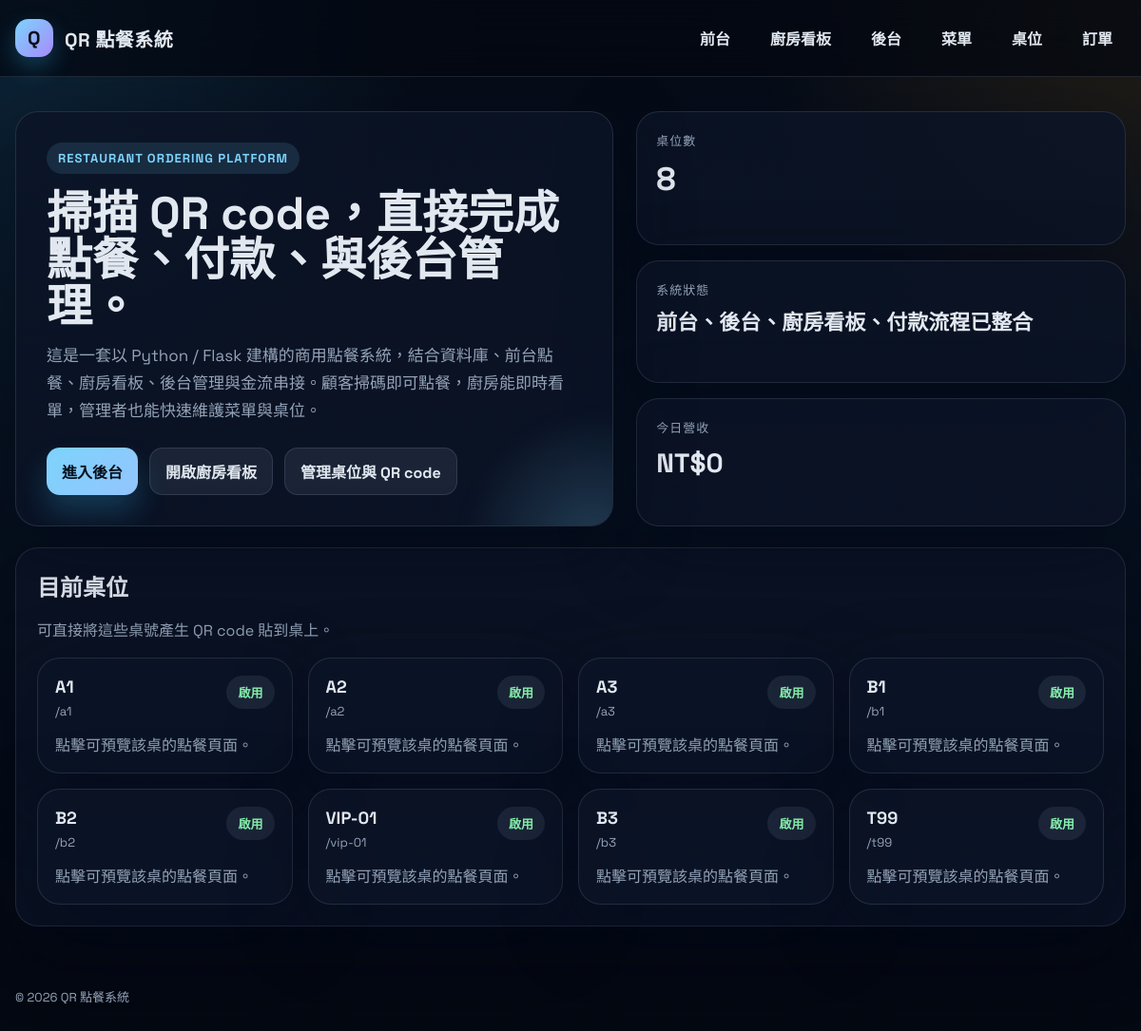
The page / on the database its author committed.
### tables this page shows
CREATE TABLE restaurant_tables (
                id         INTEGER PRIMARY KEY AUTOINCREMENT,
                name       TEXT    NOT NULL,
                slug       TEXT    NOT NULL UNIQUE,
                is_active  INTEGER NOT NULL DEFAULT 1,
                created_at TEXT    NOT NULL DEFAULT CURRENT_TIMESTAMP
            );

### app.py (the view)
@app.route("/")
def index():
    conn = db.get_db()
    tables = db.get_tables(conn)
    stats = db.get_dashboard_stats(conn)
    conn.close()
    return render_template("index.html", tables=tables, stats=stats)

### app.py (called while the page is built)
@app.template_global()
def money(value):
    return db.money(value)

@app.context_processor
def inject_globals():
    path = request.path
    is_customer = path.startswith("/t/") or path.startswith("/order/") or path.startswith("/payment/")
    return {
        "is_admin": is_admin_request(),
        "is_customer": is_customer,
        "current_year": datetime.now().year,
    }

### auth.py (called while the page is built)
def admin_password() -> str:
    return os.environ.get("ADMIN_PASSWORD", "admin123")

def admin_secret() -> str:
    return os.environ.get("ADMIN_SECRET", "change-this-secret")

def admin_token() -> str:
    return hmac.new(
        admin_secret().encode(),
        admin_password().encode(),
        hashlib.sha256
    ).hexdigest()

def is_admin_request() -> bool:
    cookie = request.cookies.get("admin_auth", "")
    return hmac.compare_digest(cookie, admin_token())

### db.py (called while the page is built)
def get_db() -> sqlite3.Connection:
    conn = sqlite3.connect(str(DB_PATH))
    conn.row_factory = sqlite3.Row
    conn.execute("PRAGMA journal_mode=WAL")
    conn.execute("PRAGMA foreign_keys=ON")
    return conn

def money(value: int) -> str:
    try:
        v = int(value or 0)
    except (TypeError, ValueError):
        v = 0
    return f"NT${v:,}"

def rows_to_list(rows) -> list:
    return [dict(r) for r in rows]

def get_tables(conn):
    return rows_to_list(conn.execute("SELECT * FROM restaurant_tables ORDER BY id").fetchall())

def get_dashboard_stats(conn) -> dict:
    def scalar(sql):
        return conn.execute(sql).fetchone()[0]
    return {
        "tables":        scalar("SELECT COUNT(*) FROM restaurant_tables"),
        "items":         scalar("SELECT COUNT(*) FROM menu_items"),
        "orders":        scalar("SELECT COUNT(*) FROM orders"),
        "pendingOrders": scalar("SELECT COUNT(*) FROM orders WHERE status IN ('pending','preparing')"),
        "paidOrders":    scalar("SELECT COUNT(*) FROM orders WHERE payment_status='paid'"),
        "revenue":       scalar("SELECT COALESCE(SUM(total),0) FROM orders WHERE payment_status='paid' AND date(paid_at)=date('now','localtime')"),
    }

### templates/index.html (shortened to what this page needs)
{% extends "base.html" %}
{% block content %}
<section class="hero">
  <div class="container hero-grid">
    <div class="hero-card">
      <span class="eyebrow">Restaurant ordering platform</span>
      <h1>掃描 QR code，直接完成點餐、付款、與後台管理。</h1>
      <p>這是一套以 Python / Flask 建構的商用點餐系統，結合資料庫、前台點餐、廚房看板、後台管理與金流串接。顧客掃碼即可點餐，廚房能即時看單，管理者也能快速維護菜單與桌位。</p>
      <div class="hero-actions">
        <a class="btn" href="/admin">進入後台</a>
        <a class="btn-secondary" href="/kitchen">開啟廚房看板</a>
        <a class="btn-secondary" href="/admin/tables">管理桌位與 QR code</a>
      </div>
    </div>
    <div class="hero-aside">
      <div class="stat">
        <div class="label">桌位數</div>
        <div class="value">{{ tables | length }}</div>
      </div>
      <div class="stat">
        <div class="label">系統狀態</div>
        <div class="value" style="font-size:22px;line-height:1.4">前台、後台、廚房看板、付款流程已整合</div>
      </div>
      <div class="stat">
        <div class="label">今日營收</div>
        <div class="value" style="font-size:28px">{{ money(stats.revenue) }}</div>
      </div>
    </div>
  </div>
</section>
<section class="container" style="padding:10px 0 40px">
  <div class="panel">
    <h2>目前桌位</h2>
    <p class="muted">可直接將這些桌號產生 QR code 貼到桌上。</p>
    <div class="table-grid" style="margin-top:18px">
      {% for table in tables %}
      <a class="card" href="/t/{{ table.slug }}">
        <header>
          <div>
            <h3>{{ table.name }}</h3>
            <div class="meta">/{{ table.slug }}</div>
          </div>
          <span class="status-pill {{ 'status-ready' if table.is_active else 'status-cancelled' }}">
            {{ '啟用' if table.is_active else '停用' }}
          </span>
        </header>
        <div style="margin-top:14px" class="muted">點擊可預覽該桌的點餐頁面。</div>
      </a>
      {% endfor %}
    </div>
  </div>
</section>
{% endblock %}

### static/styles.css (style rules this page uses)
:root { --bg: #07111f; --bg-soft: #0f1b31; --panel: rgba(12, 20, 38, 0.82); --panel-strong: #101a2e; --line: rgba(148, 163, 184, 0.18); --text: #e2e8f0; --muted: #94a3b8; --brand: #7dd3fc; --brand-strong: #38bdf8; --accent: #f59e0b; --good: #22c55e; --warn: #f97316; --bad: #ef4444; --shadow: 0 24px 80px rgba(2, 6, 23, 0.45); }
* { box-sizing: border-box; }
html, body { margin: 0; min-height: 100%; }
body { font-family: 'Noto Sans TC', 'Space Grotesk', sans-serif; background: radial-gradient(circle at top left, rgba(56, 189, 248, 0.15), transparent 28%), radial-gradient(circle at top right, rgba(245, 158, 11, 0.12), transparent 25%), linear-gradient(180deg, #050b16 0%, #07111f 45%, #040811 100%); color: var(--text); }
a { color: inherit; text-decoration: none; }
.container { width: min(1200px, calc(100% - 32px)); margin: 0 auto; }
.nav a, .nav button, .btn, .btn-secondary, .btn-danger { border: 0; border-radius: 14px; font: inherit; font-weight: 700; cursor: pointer; transition: transform 0.15s ease, box-shadow 0.15s ease, background 0.15s ease; }
.menu-item, .card { transition: transform 0.18s ease, border-color 0.18s ease, background 0.18s ease; }
.hero { padding: 36px 0 12px; }
.hero-grid { display: grid; grid-template-columns: 1.1fr 0.9fr; gap: 24px; align-items: stretch; }
.hero-card, .panel, .card, .stat, .drawer, .empty, .banner { background: var(--panel); border: 1px solid var(--line); border-radius: 24px; box-shadow: var(--shadow); }
.hero-card { padding: 32px; overflow: hidden; position: relative; }
.hero-card::after { content: ''; position: absolute; inset: auto -120px -160px auto; width: 280px; height: 280px; background: radial-gradient(circle, rgba(125, 211, 252, 0.22), transparent 70%); filter: blur(10px); pointer-events: none; }
.eyebrow { display: inline-flex; align-items: center; gap: 8px; padding: 8px 12px; border-radius: 999px; background: rgba(125, 211, 252, 0.12); color: var(--brand); font-size: 13px; font-weight: 700; letter-spacing: 0.08em; text-transform: uppercase; }
.hero h1 { margin: 18px 0 12px; font-family: 'Space Grotesk', sans-serif; font-size: clamp(34px, 4vw, 60px); line-height: 1.02; }
.hero p { margin: 0 0 24px; color: var(--muted); font-size: 17px; line-height: 1.7; max-width: 64ch; }
.hero-actions, .toolbar { display: flex; gap: 12px; flex-wrap: wrap; }
.btn, .btn-secondary, .btn-danger { display: inline-flex; align-items: center; justify-content: center; gap: 8px; padding: 12px 16px; text-align: center; }
.btn { background: linear-gradient(135deg, var(--brand), #93c5fd); color: #04111d; box-shadow: 0 18px 30px rgba(56, 189, 248, 0.22); }
.btn-secondary { background: rgba(148, 163, 184, 0.12); color: var(--text); border: 1px solid var(--line); }
.hero-aside { display: grid; gap: 16px; }
.stat { padding: 20px; }
.stat .label { color: var(--muted); font-size: 13px; text-transform: uppercase; letter-spacing: 0.08em; }
.stat .value { margin-top: 10px; font-family: 'Space Grotesk', sans-serif; font-size: 34px; font-weight: 700; }
.panel { padding: 22px; }
.panel h2, .panel h3, .section-title { margin: 0 0 12px; font-family: 'Space Grotesk', sans-serif; font-size: 24px; }
.muted { color: var(--muted); }
.table-grid, .admin-grid { display: grid; grid-template-columns: repeat(auto-fill, minmax(260px, 1fr)); gap: 16px; }
.card { padding: 18px; }
.card header { display: flex; align-items: flex-start; justify-content: space-between; gap: 12px; }
.card h3 { margin: 0; font-size: 18px; }
.card .meta { margin-top: 6px; color: var(--muted); font-size: 13px; }
.status-pill { display: inline-flex; align-items: center; gap: 8px; padding: 8px 12px; border-radius: 999px; font-size: 13px; font-weight: 700; background: rgba(148, 163, 184, 0.12); }
.status-ready { color: #86efac; }

### rows shown on the page
restaurant_tables: name "A1", slug "a1", is_active "啟用"
restaurant_tables: name "A2", slug "a2", is_active "啟用"
restaurant_tables: name "A3", slug "a3", is_active "啟用"
restaurant_tables: name "B1", slug "b1", is_active "啟用"
restaurant_tables: name "B2", slug "b2", is_active "啟用"
restaurant_tables: name "VIP-01", slug "vip-01", is_active "啟用"
restaurant_tables: name "B3", slug "b3", is_active "啟用"
restaurant_tables: name "T99", slug "t99", is_active "啟用"

### other values the page prints
{{ tables | length }} "8"
{{ money(stats.revenue) }} "NT$0"
